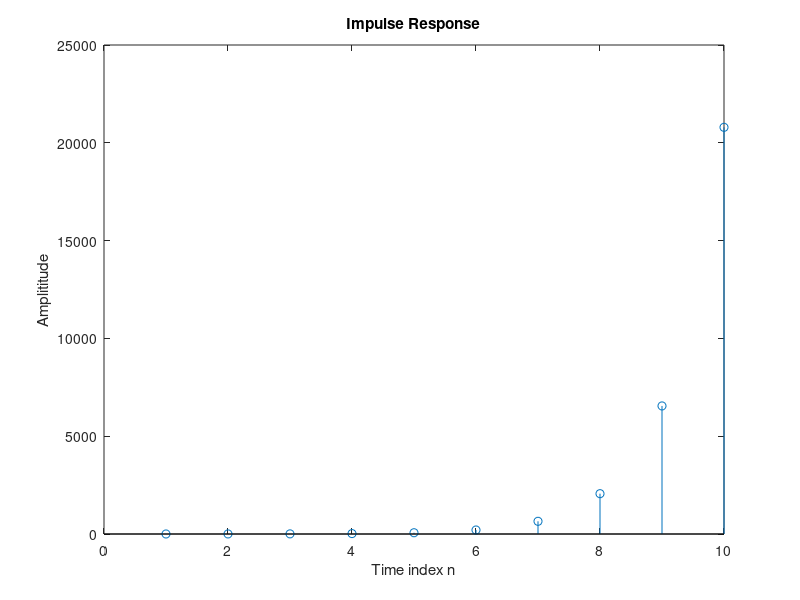

Write the MATLAB code that produced this figure.
clf;
N=10;
num2 = [1 0 -4];
den2 = [1 -13/4 0 3/4];
y = impz(num2, den2, N);
stem(y);
xlabel('Time index n');
ylabel('Amplititude');
title('Impulse Response');